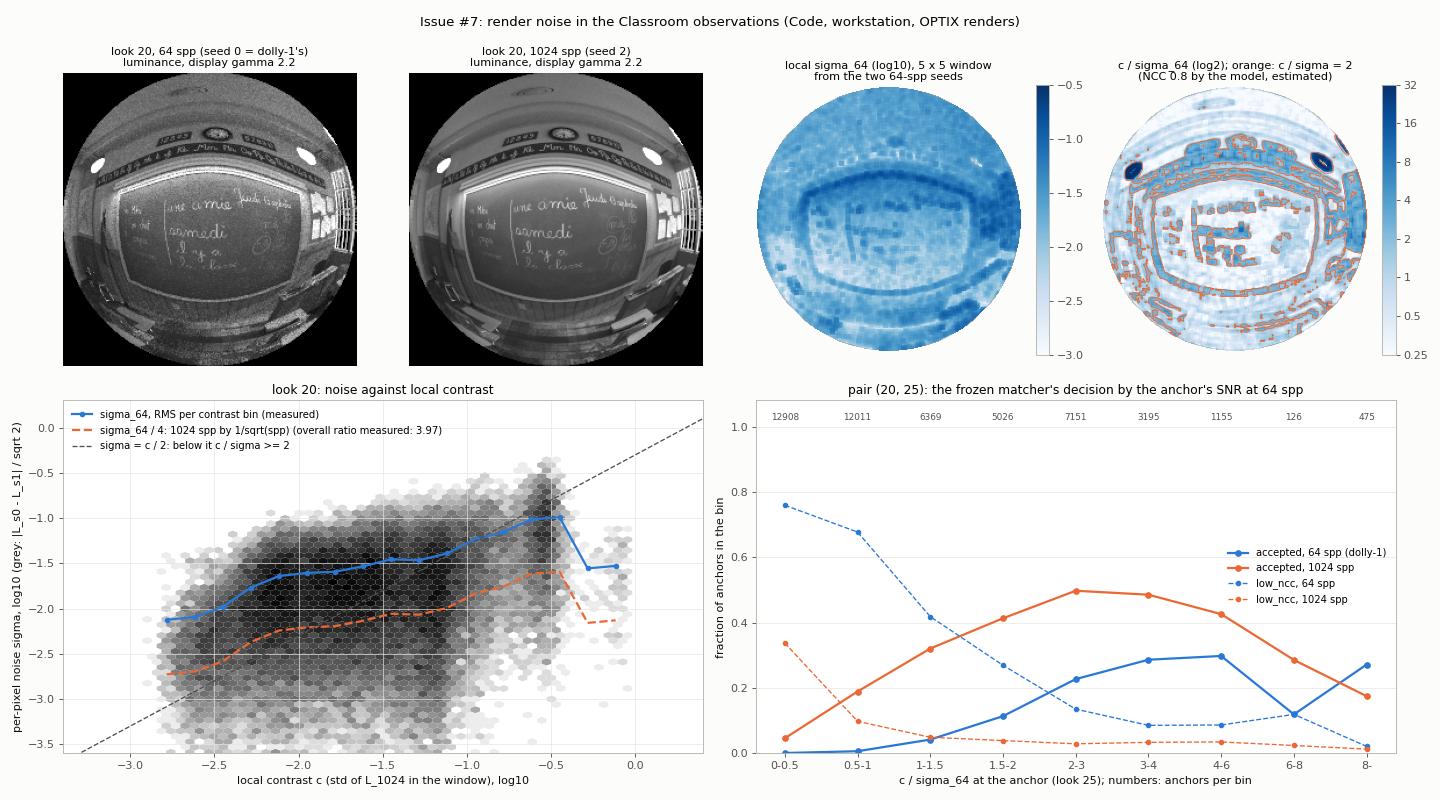

This chart was generated by the following Python code:
"""Noise of the Classroom observations: per-pixel sigma against local contrast, and what the matcher does
with clean looks (issue #7, Code; Chat's "The next question: is it the noise?", Luiz's OK).

Inputs (observation fields only: luminance and pose, no oracle field, no truth):
    runs/noise/k20-spp64-seed0   look 20, 64 spp, seed 0 (the seed #1's dolly-1 used for every look)
    runs/noise/k20-spp64-seed1   look 20, 64 spp, seed 1
    runs/noise/spp1024-seed2     looks 20 and 25, 1024 spp, seed 2 (shares no seed with the 64-spp looks)
    runs/dolly-1                 looks 20 and 25 as the quick look matched them (64 spp, seed 0)
    runs/m3-classroom-look       the frozen matcher on dolly-1, pair (20, 25)
    runs/noise/m3-look-1024      the frozen matcher on the 1024-spp looks, pair (20, 25)

    PYTHONPATH=. .venv/bin/python docs/runs/issue-7/noise/noise.py --out docs/runs/issue-7/noise

Definitions (luminance = matcher.luminance, linear, on the native 253 x 253 foveated raster):
  sigma_64     per pixel from the two 64-spp seeds: (L_s0 - L_s1)^2 / 2 estimates sigma_64^2. Binned values
               are RMS over the bin; the local value is the mean over the WIN x WIN window.
  sigma_1024   per bin: sqrt(mean((L_s0 - L_1024)^2) - sigma_64^2), i.e. what the 1024-spp reference
               adds on top of the 64-spp noise.
  contrast c   the standard deviation of L_1024 in the WIN x WIN window (the matcher's patch is 7 x 3
               native px). It includes the reference's own noise, so c has a floor near sigma_1024.
  SNR          c / sigma_64 (local). For two independent noisy copies of a patch with signal std c and
               noise std sigma, the expected NCC is c^2 / (c^2 + sigma^2): ncc_min 0.8 needs c / sigma >= 2.
               That is a model (estimated), not a measurement; the anchor table tests it.

Checks, each with a control that must fail:
  pose      every new look's eye pose equals dolly-1's at the same k, exactly; control: look 20 against
            dolly-1's look 25.
  same      the seed-0 render is dolly-1's noise realisation: corr(L_s0 - L_1024, L_dolly1 - L_1024) >=
            0.99 (Code's threshold, proposed); control: the seed-1 render must fall below it.
  anchors   the two matcher results hold the same anchors (sample_b equal); control: pair (20, 25)
            against pair (0, 5) of the quick look must differ.
"""
from __future__ import annotations

import argparse
import json
import sys
import warnings
from pathlib import Path

import numpy as np

REPO = Path(__file__).resolve().parents[4]
sys.path.insert(0, str(REPO))

from motion import analysis, flow_depth, matcher  # noqa: E402
from motion.dolly import FOV_RENDER, _git  # noqa: E402

WIN = 5
C_EDGES = [0.0, 0.0025, 0.005, 0.01, 0.02, 0.04, 0.08, 0.16, np.inf]
SNR_EDGES = [0.0, 0.5, 1.0, 1.5, 2.0, 3.0, 4.0, 6.0, 8.0, np.inf]
SAME_MIN = 0.99
# reference palette, categorical slots 1-3 in order; secondary text ink for reference lines
BLUE, ORANGE, AQUA, INK2 = "#2a78d6", "#eb6834", "#1baf7a", "#52514e"


def obs(run, k):
    r = analysis.load_run(REPO / run)
    e = {x["k"]: x for x in r["looks"]["ahead"]}[k]
    return flow_depth.load_observation(r, e)


def window(a, fn, min_valid):
    p = WIN // 2
    v = np.lib.stride_tricks.sliding_window_view(np.pad(a, p, constant_values=np.nan), (WIN, WIN))
    v = v.reshape(*a.shape, WIN * WIN)
    n = np.isfinite(v).sum(-1)
    with np.errstate(all="ignore"), warnings.catch_warnings():
        warnings.simplefilter("ignore", RuntimeWarning)
        out = fn(v, axis=-1)
    return np.where(n >= min_valid, out, np.nan)


def fmt(x, nd=4):
    return "-" if x is None or not np.isfinite(x) else f"{x:.{nd}f}"


def main(argv=None) -> int:
    ap = argparse.ArgumentParser()
    ap.add_argument("--out", required=True)
    a = ap.parse_args(argv)
    out = Path(a.out)
    o = {"s0": obs("runs/noise/k20-spp64-seed0", 20), "s1": obs("runs/noise/k20-spp64-seed1", 20),
         "r20": obs("runs/noise/spp1024-seed2", 20), "r25": obs("runs/noise/spp1024-seed2", 25),
         "d20": obs("runs/dolly-1", 20), "d25": obs("runs/dolly-1", 25)}
    L = {k: matcher.luminance(v.rgb) for k, v in o.items()}
    res = {"schema": "foveal-motion-issue7-noise-v1", "window_px": WIN,
           "computed_by": {"foveal-motion": _git(REPO), "fov-render": _git(FOV_RENDER)}, "checks": {}}
    lines = []
    P = lines.append
    cb = res["computed_by"]["foveal-motion"]
    P(f"# PYTHONPATH=. .venv/bin/python docs/runs/issue-7/noise/noise.py --out {a.out}  "
      f"(at {cb['commit'][:7]}, clean {cb['clean']})")
    P("")

    # ---------------------------------------------------------------- checks
    pose = {k: bool(np.array_equal(o[k].R, o[d].R) and np.array_equal(o[k].c, o[d].c))
            for k, d in (("s0", "d20"), ("s1", "d20"), ("r20", "d20"), ("r25", "d25"))}
    pose_ctrl = bool(np.array_equal(o["r20"].c, o["d25"].c))
    res["checks"]["pose"] = {"ok": all(pose.values()), "control_fails": not pose_ctrl, "detail": pose}
    valid = np.isfinite(L["s0"]) & np.isfinite(L["s1"]) & np.isfinite(L["r20"]) & np.isfinite(L["d20"])
    rd, r0, r1 = (L["d20"] - L["r20"])[valid], (L["s0"] - L["r20"])[valid], (L["s1"] - L["r20"])[valid]
    corr0, corr1 = float(np.corrcoef(r0, rd)[0, 1]), float(np.corrcoef(r1, rd)[0, 1])
    rgb_d = o["s0"].rgb - o["d20"].rgb
    res["checks"]["same"] = {"ok": corr0 >= SAME_MIN, "control_fails": corr1 < SAME_MIN,
                             "detail": {"corr_seed0": corr0, "corr_seed1_control": corr1,
                                        "bitwise_equal": bool(np.array_equal(o["s0"].rgb, o["d20"].rgb, equal_nan=True)),
                                        "max_abs_rgb_diff": float(np.nanmax(np.abs(rgb_d))),
                                        "pixels_differing": int(np.sum(np.any(rgb_d != 0, -1) & valid))}}
    za = dict(np.load(REPO / "runs/m3-classroom-look/pairs/s5/a0020-b0025.npz"))
    zb = dict(np.load(REPO / "runs/noise/m3-look-1024/pairs/s5/a0020-b0025.npz"))
    zc = dict(np.load(REPO / "runs/m3-classroom-look/pairs/s5/a0000-b0005.npz"))
    same_anchor = bool(np.array_equal(za["sample_b"], zb["sample_b"]) and np.array_equal(za["flat"], zb["flat"]))
    ctrl_anchor = bool(np.array_equal(za["e_b"], zc["e_b"]) and np.array_equal(za["d"], zc["d"], equal_nan=True))
    res["checks"]["anchors"] = {"ok": same_anchor, "control_fails": not ctrl_anchor,
                                "detail": {"n_anchors": int(za["flat"].size)}}
    P("# checks (each with a control that must fail)")
    for k, c in res["checks"].items():
        P(f"{k:8s} {'PASS' if c['ok'] else 'FAIL'}  control {'fails' if c['control_fails'] else 'DOES NOT FAIL'}  "
          f"{json.dumps(c['detail'])}")

    # ---------------------------------------------------------------- sigma against contrast, look 20
    d01 = L["s0"] - L["s1"]
    v64 = d01 ** 2 / 2                                   # per pixel, estimates sigma_64^2
    e0r = (L["s0"] - L["r20"]) ** 2                      # sigma_64^2 + sigma_1024^2
    c = window(np.where(np.isfinite(L["r20"]), L["r20"], np.nan), np.nanstd, int(0.8 * WIN * WIN))
    mu = window(L["r20"], np.nanmean, int(0.8 * WIN * WIN))
    s64_loc = np.sqrt(window(np.where(valid, v64, np.nan), np.nanmean, int(0.8 * WIN * WIN)))
    m = valid & np.isfinite(c) & np.isfinite(s64_loc)
    zero = m & (s64_loc == 0)                            # the two seeds agree exactly over the window
    with np.errstate(all="ignore"):
        snr = np.where(s64_loc > 0, c / s64_loc, np.nan)
    ms = m & ~zero
    g64 = float(np.sqrt(v64[m].mean()))
    g1024 = float(np.sqrt(max(e0r[m].mean() - v64[m].mean(), 0.0)))
    res["global_k20"] = {"pixels": int(m.sum()), "sigma_64_rms": g64, "sigma_1024_rms": g1024,
                         "ratio_64_over_1024": g64 / g1024 if g1024 > 0 else None, "expected_ratio_sqrt16": 4.0,
                         "sigma_64_robust": float(1.4826 * np.median(np.abs(d01[m])) / np.sqrt(2)),
                         "luminance_median": float(np.median(L["r20"][m])),
                         "contrast_median": float(np.median(c[m])),
                         "zero_noise_pixels": int(zero.sum()),
                         "zero_noise_luminance": sorted({round(float(x), 6) for x in L["r20"][zero]})[:10],
                         "zero_noise_contrast_max": float(c[zero].max()) if zero.any() else None,
                         "snr_pixels": int(ms.sum()), "snr64_median": float(np.median(snr[ms])),
                         "frac_snr64_ge2": float(np.mean(snr[ms] >= 2)), "frac_snr1024_ge2": float(np.mean(4 * snr[ms] >= 2))}
    G = res["global_k20"]
    P("")
    P(f"# look 20, {G['pixels']} pixels with a full window ({WIN} x {WIN}); luminance linear (matcher.luminance)")
    P(f"sigma_64 RMS {G['sigma_64_rms']:.4f} (robust {G['sigma_64_robust']:.4f}); sigma_1024 RMS {G['sigma_1024_rms']:.4f}; "
      f"ratio {G['ratio_64_over_1024']:.2f} (1/sqrt(spp) predicts 4)")
    P(f"median luminance {G['luminance_median']:.4f}, median local contrast {G['contrast_median']:.4f}, "
      f"median c/sigma_64 {G['snr64_median']:.2f} (over {G['snr_pixels']} pixels)")
    P(f"zero-noise pixels (the seeds agree exactly over the window): {G['zero_noise_pixels']}, luminance "
      f"{G['zero_noise_luminance']}, contrast at most {G['zero_noise_contrast_max']}; left out of c/sigma")
    P(f"pixels with c/sigma >= 2 (NCC 0.8 by the model): {G['frac_snr64_ge2']:.3f} at 64 spp, "
      f"{G['frac_snr1024_ge2']:.3f} at 1024 spp (sigma_1024 = sigma_64 / 4)")
    P("")
    P("sigma_1024 per bin is the difference of two nearly equal heavy-tailed means: noisy; the overall ratio above is the stable one")
    P("contrast c bin  | pixels | median L | sigma_64 RMS | sigma_1024 RMS | sigma_64 / median L | zero-noise px | median c/sigma_64 | c/sigma_64 >= 2 | c/sigma_1024 >= 2")
    rows = []
    for lo, hi in zip(C_EDGES[:-1], C_EDGES[1:]):
        b = m & (c >= lo) & (c < hi)
        if not b.any():
            continue
        s64 = float(np.sqrt(v64[b].mean()))
        s1024 = float(np.sqrt(max(e0r[b].mean() - v64[b].mean(), 0.0)))
        row = {"c_lo": lo, "c_hi": None if not np.isfinite(hi) else hi, "pixels": int(b.sum()),
               "median_L": float(np.median(L["r20"][b])), "sigma_64": s64, "sigma_1024": s1024,
               "rel_sigma_64": s64 / float(np.median(L["r20"][b])), "zero_noise": int((b & zero).sum()),
               "median_snr64": float(np.median(snr[b & ms])) if (b & ms).any() else None,
               "frac_snr64_ge2": float(np.mean(snr[b & ms] >= 2)), "frac_snr1024_ge2": float(np.mean(4 * snr[b & ms] >= 2))}
        rows.append(row)
        P(f"{lo:.4f}-{'inf' if not np.isfinite(hi) else f'{hi:.4f}'} | {row['pixels']:6d} | {row['median_L']:.4f} | "
          f"{s64:.4f} | {s1024:.4f} | {row['rel_sigma_64']:.2f} | {row['zero_noise']} | {fmt(row['median_snr64'], 2)} | "
          f"{row['frac_snr64_ge2']:.3f} | {row['frac_snr1024_ge2']:.3f}")
    res["by_contrast_k20"] = rows

    # ---------------------------------------------------------------- the same seed in every dolly-1 look
    v2 = valid & np.isfinite(L["d25"]) & np.isfinite(L["r25"])
    q25 = (L["d25"] - L["r25"])[v2]
    cc = float(np.corrcoef((L["d20"] - L["r20"])[v2], q25)[0, 1])
    cc_ctrl = float(np.corrcoef((L["s1"] - L["r20"])[v2], q25)[0, 1])
    res["cross_frame_same_pixel"] = {"corr_dolly1_k20_k25_seed0_both": cc, "corr_seed1_k20_vs_seed0_k25": cc_ctrl}
    P("")
    P("# noise at the same pixel in looks 20 and 25 (residuals against the 1024-spp looks)")
    P(f"dolly-1 (seed 0 in both): corr {cc:.3f}; seed 1 at k = 20 against dolly-1's k = 25: corr {cc_ctrl:.3f}")

    # ---------------------------------------------------------------- the matcher's anchors, pair (20, 25)
    flat = za["flat"]
    c25 = window(L["r25"], np.nanstd, int(0.8 * WIN * WIN)).ravel()[flat]
    s25 = np.sqrt(window(np.where(v2, (L["d25"] - L["r25"]) ** 2 / (1 + 1 / 16), np.nan), np.nanmean,
                         int(0.8 * WIN * WIN))).ravel()[flat]
    with np.errstate(all="ignore"):
        snr_a = np.where(s25 > 0, c25 / s25, np.nan)
    res["anchors_without_snr"] = int(np.sum(~np.isfinite(snr_a)))
    ra, rb = za["reason"], zb["reason"]
    names = matcher.REASONS
    P("")
    P(f"# the {flat.size} anchors of pair (20, 25), placed on look 25; c and sigma_64 from look 25 "
      f"(sigma_64^2 = (L_dolly1 - L_1024)^2 / (1 + 1/16), window-averaged)")
    cnt = {n: (int(np.sum(ra == i)), int(np.sum(rb == i))) for i, n in enumerate(names)}
    res["reasons_64_vs_1024"] = cnt
    P("reason | 64 spp (dolly-1) | 1024 spp")
    for n, (x, y) in sorted(cnt.items(), key=lambda t: -t[1][0]):
        P(f"{n} | {x} ({100 * x / flat.size:.1f} %) | {y} ({100 * y / flat.size:.1f} %)")
    P("")
    P(f"anchors without an SNR (off the full window, or zero noise): {res['anchors_without_snr']}")
    P("SNR c/sigma_64 bin | anchors | accepted 64 | accepted 1024 | low_ncc 64 | low_ncc 1024 | ambiguous 64 | ambiguous 1024")
    srows = []
    i_low, i_amb = names.index("low_ncc"), names.index("ambiguous")
    for lo, hi in zip(SNR_EDGES[:-1], SNR_EDGES[1:]):
        b = np.isfinite(snr_a) & (snr_a >= lo) & (snr_a < hi)
        if not b.any():
            continue
        r = {"snr_lo": lo, "snr_hi": None if not np.isfinite(hi) else hi, "anchors": int(b.sum()),
             "acc64": float(np.mean(ra[b] == 0)), "acc1024": float(np.mean(rb[b] == 0)),
             "low64": float(np.mean(ra[b] == i_low)), "low1024": float(np.mean(rb[b] == i_low)),
             "amb64": float(np.mean(ra[b] == i_amb)), "amb1024": float(np.mean(rb[b] == i_amb))}
        srows.append(r)
        P(f"{lo:g}-{'inf' if not np.isfinite(hi) else f'{hi:g}'} | {r['anchors']} | {r['acc64']:.3f} | {r['acc1024']:.3f} | "
          f"{r['low64']:.3f} | {r['low1024']:.3f} | {r['amb64']:.3f} | {r['amb1024']:.3f}")
    res["anchors_by_snr64"] = srows
    trans = {}
    for i, n in enumerate(names):
        sel = ra == i
        if sel.sum() == 0:
            continue
        trans[n] = {names[j]: int(np.sum(rb[sel] == j)) for j in range(len(names)) if np.sum(rb[sel] == j)}
    res["transitions_64_to_1024"] = trans
    P("")
    P("where the 64-spp anchors go at 1024 spp (rows: reason at 64 spp)")
    for n, t in trans.items():
        P(f"{n}: " + ", ".join(f"{k} {v}" for k, v in sorted(t.items(), key=lambda kv: -kv[1])))

    (out / "noise.json").write_text(json.dumps(res, indent=1, default=float))
    (out / "noise.txt").write_text("\n".join(lines) + "\n")
    print("\n".join(lines))
    figure(out / "noise.png", L, c, s64_loc, snr, m, v64, e0r, srows)
    print(f"wrote {out / 'noise.json'}, {out / 'noise.txt'}, {out / 'noise.png'}")
    ok = all(c_["ok"] and c_["control_fails"] for c_ in res["checks"].values())
    return 0 if ok else 1


def figure(path, L, c, s64_loc, snr, m, v64, e0r, srows):
    import matplotlib
    matplotlib.use("Agg")
    import matplotlib.pyplot as plt
    plt.rcParams.update({"axes.edgecolor": "#b5b4ad", "axes.labelcolor": "#0b0b0b", "xtick.color": INK2,
                         "ytick.color": INK2, "axes.grid": False, "font.size": 10})
    fig = plt.figure(figsize=(18, 10), facecolor="#fcfcfb")
    gs = fig.add_gridspec(2, 4, height_ratios=[1, 1.05])
    hi = np.nanpercentile(L["r20"], 99)
    disp = lambda x: np.clip(np.nan_to_num(x) / hi, 0, 1) ** (1 / 2.2)
    for i, (img, t) in enumerate(((disp(L["s0"]), "look 20, 64 spp (seed 0 = dolly-1's)"),
                                  (disp(L["r20"]), "look 20, 1024 spp (seed 2)"))):
        ax = fig.add_subplot(gs[0, i])
        ax.imshow(img, cmap="gray", vmin=0, vmax=1)
        ax.set_title(t + "\nluminance, display gamma 2.2", fontsize=10)
        ax.axis("off")
    ax = fig.add_subplot(gs[0, 2])
    im = ax.imshow(np.log10(np.where(s64_loc > 0, s64_loc, np.nan)), cmap="Blues", vmin=-3, vmax=-0.5)
    ax.set_title(f"local sigma_64 (log10), {WIN} x {WIN} window\nfrom the two 64-spp seeds", fontsize=10)
    ax.axis("off")
    fig.colorbar(im, ax=ax, fraction=0.046)
    ax = fig.add_subplot(gs[0, 3])
    im = ax.imshow(np.log2(np.clip(snr, 1 / 16, 64)), cmap="Blues", vmin=-2, vmax=5)
    ax.contour(np.nan_to_num(snr, nan=0), levels=[2], colors=[ORANGE], linewidths=0.8)
    ax.set_title("c / sigma_64 (log2); orange: c / sigma = 2\n(NCC 0.8 by the model, estimated)", fontsize=10)
    ax.axis("off")
    cb = fig.colorbar(im, ax=ax, fraction=0.046)
    cb.set_ticks(range(-2, 6))
    cb.set_ticklabels([f"{2.0 ** k:g}" for k in range(-2, 6)])

    ax = fig.add_subplot(gs[1, 0:2])
    cc, ss = c[m], np.sqrt(v64[m])
    ax.hexbin(np.log10(np.clip(cc, 1e-4, None)), np.log10(np.clip(ss, 1e-5, None)), gridsize=70, cmap="Greys",
              bins="log", mincnt=1, linewidths=0)
    edges = np.logspace(-3.2, 0.3, 22)
    xc, y64 = [], []
    g_ratio = np.sqrt(v64[m].mean()) / np.sqrt(max(e0r[m].mean() - v64[m].mean(), 1e-12))
    for lo, hi_ in zip(edges[:-1], edges[1:]):
        b = (cc >= lo) & (cc < hi_)
        if b.sum() < 50:
            continue
        xc.append(np.sqrt(lo * hi_))
        y64.append(np.sqrt(v64[m][b].mean()))
    lx = np.log10(xc)
    ax.plot(lx, np.log10(y64), "-o", color=BLUE, lw=2, ms=4, label="sigma_64, RMS per contrast bin (measured)")
    ax.plot(lx, np.log10(np.asarray(y64) / 4), "--", color=ORANGE, lw=2,
            label=f"sigma_64 / 4: 1024 spp by 1/sqrt(spp) (overall ratio measured: {g_ratio:.2f})")
    xx = np.linspace(-3.4, 0.4, 10)
    ax.plot(xx, xx - np.log10(2), "--", color=INK2, lw=1.2, label="sigma = c / 2: below it c / sigma >= 2")
    ax.set_xlim(-3.4, 0.4)
    ax.set_ylim(-3.6, 0.3)
    ax.set_xlabel("local contrast c (std of L_1024 in the window), log10")
    ax.set_ylabel("per-pixel noise sigma, log10 (grey: |L_s0 - L_s1| / sqrt 2)")
    ax.set_title("look 20: noise against local contrast", fontsize=11)
    ax.grid(True, color="#e6e5e0", lw=0.6)
    ax.legend(loc="upper left", frameon=False, fontsize=9)

    ax = fig.add_subplot(gs[1, 2:4])
    xs = np.arange(len(srows))
    lab = [f"{r['snr_lo']:g}-{'' if r['snr_hi'] is None else f'{r['snr_hi']:g}'}" for r in srows]
    ax.plot(xs, [r["acc64"] for r in srows], "-o", color=BLUE, lw=2, ms=5, label="accepted, 64 spp (dolly-1)")
    ax.plot(xs, [r["acc1024"] for r in srows], "-o", color=ORANGE, lw=2, ms=5, label="accepted, 1024 spp")
    ax.plot(xs, [r["low64"] for r in srows], "--o", color=BLUE, lw=1.2, ms=4, label="low_ncc, 64 spp")
    ax.plot(xs, [r["low1024"] for r in srows], "--o", color=ORANGE, lw=1.2, ms=4, label="low_ncc, 1024 spp")
    for x, r in zip(xs, srows):
        ax.annotate(f"{r['anchors']}", (x, 1.02), ha="center", fontsize=8, color=INK2)
    ax.set_xticks(xs)
    ax.set_xticklabels(lab)
    ax.set_ylim(0, 1.08)
    ax.set_xlabel("c / sigma_64 at the anchor (look 25); numbers: anchors per bin")
    ax.set_ylabel("fraction of anchors in the bin")
    ax.set_title("pair (20, 25): the frozen matcher's decision by the anchor's SNR at 64 spp", fontsize=11)
    ax.grid(True, axis="y", color="#e6e5e0", lw=0.6)
    ax.legend(loc="center right", frameon=False, fontsize=9)
    fig.suptitle("Issue #7: render noise in the Classroom observations (Code, workstation, OPTIX renders)", fontsize=12)
    fig.tight_layout()
    fig.savefig(path, dpi=80, facecolor=fig.get_facecolor())
    plt.close(fig)


if __name__ == "__main__":
    sys.exit(main())
